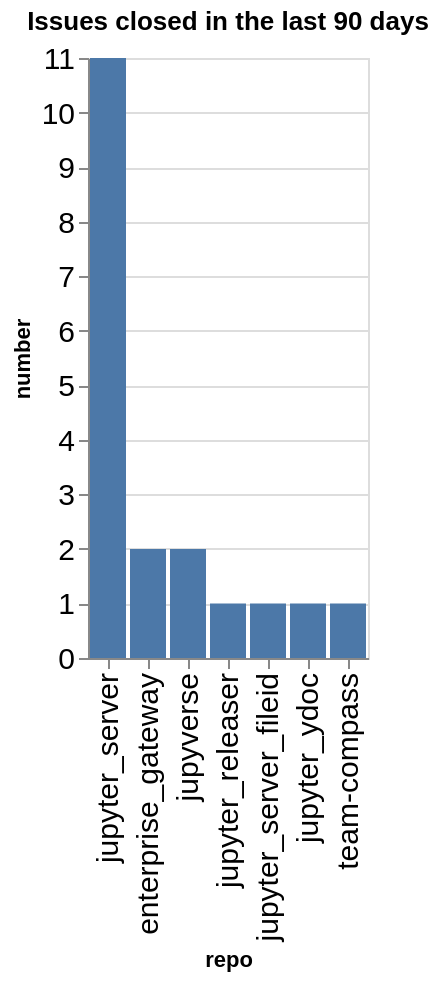

Source (notebook cell):
### Code cell
closed_counts = closed.groupby(['org', 'repo']).count()['number'].reset_index()
closed_counts['org/repo'] = closed_counts.apply(lambda a: a['org'] + '/' + a['repo'], axis=1)
sorted_vals = closed_counts.sort_values(['number'], ascending=False)['repo'].values
alt.Chart(data=closed_counts, title=f"Issues closed in the last {n_days} days").mark_bar().encode(
    x=alt.X('repo', sort=alt.Sort(sorted_vals.tolist())),
    y='number',
)

### Figure 1 — Vega-Lite specification as saved in the notebook (floating-point values rounded to 4 significant figures)
{"config": {"axisLeft": {"labelFontSize": 15}, "axisBottom": {"labelFontSize": 15}}, "data": {"name": "data-85fd5d83db7f8c88c83b4fb28f63a1c6"}, "mark": {"type": "bar"}, "encoding": {"x": {"field": "repo", "sort": ["jupyter_server", "enterprise_gateway", "jupyverse", "jupyter_releaser", "jupyter_server_fileid", "jupyter_ydoc", "team-compass"], "type": "nominal"}, "y": {"field": "number", "type": "quantitative"}}, "title": "Issues closed in the last 90 days", "$schema": "https://vega.github.io/schema/vega-lite/v5.20.1.json", "datasets": {"data-85fd5d83db7f8c88c83b4fb28f63a1c6": [{"org": "jupyter-server", "repo": "enterprise_gateway", "number": 2, "org/repo": "jupyter-server/enterprise_gateway"}, {"org": "jupyter-server", "repo": "jupyter_releaser", "number": 1, "org/repo": "jupyter-server/jupyter_releaser"}, {"org": "jupyter-server", "repo": "jupyter_server", "number": 11, "org/repo": "jupyter-server/jupyter_server"}, {"org": "jupyter-server", "repo": "jupyter_server_fileid", "number": 1, "org/repo": "jupyter-server/jupyter_server_fileid"}, {"org": "jupyter-server", "repo": "jupyter_ydoc", "number": 1, "org/repo": "jupyter-server/jupyter_ydoc"}, {"org": "jupyter-server", "repo": "jupyverse", "number": 2, "org/repo": "jupyter-server/jupyverse"}, {"org": "jupyter-server", "repo": "team-compass", "number": 1, "org/repo": "jupyter-server/team-compass"}]}}
